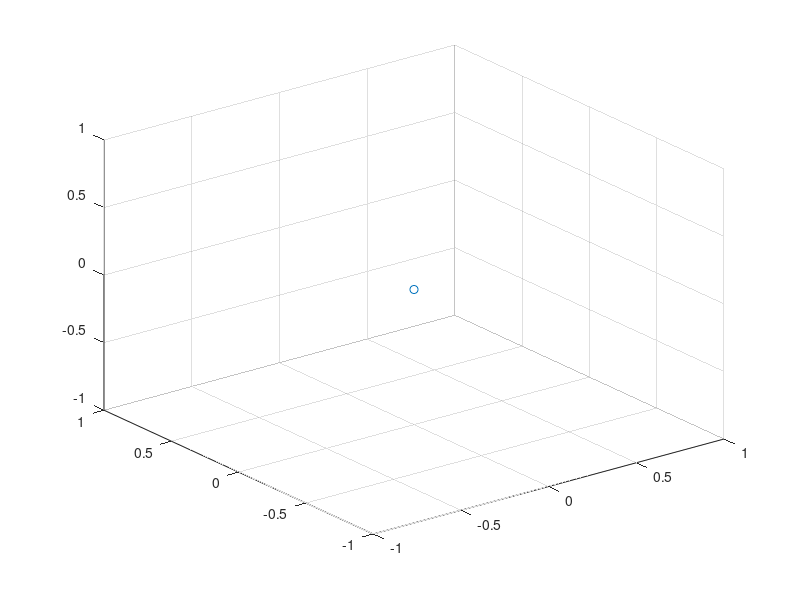

Source code (MATLAB): (Note: this script raises an error after producing the figure.)
%% =======================================================================
% Reconstruction of cylinder from structured background
%
% Created: 9/11/2017
% Author: Saulo P.
% ========================================================================
clear all;
close all;

%% Reconstruction

load contours
load camera

Npoints = length(backg_idxs);

% Real world data
D = 20e-2;

%> 2D data
ys = backg_idxs';
ds = [contours{1};
      contours{2}];
xs = (ds(2,:) - ds(1,:))/2;

%>Reconstruction of cylinder central axis (diameter approximation)
Zs = D*K(1)./(ds(2,:) - ds(1,:));
Cs = [Zs.*(xs - im_sz(1)/2)/K(2,2);
      Zs.*(ys - im_sz(2)/2)/K(2,2);
      Zs];

centr = mean(Cs, 2);
Csn = Cs - repmat(centr, 1, Npoints);

%>Least Squares solution
[U, S, V] = svd(Csn');
normal = V(:,end);

sqrt(sum(((Csn'*normal).^2)/Npoints))

% Zs = D*K(1)./(ds(2,:) - ds(1,:));
% Ys = Zs.*(ys - 512)/K(2,2);
% Xs = zeros(1, Npoints); %considers that cylinder is vertical on image


%% Reconstructed scene synthesis
figure;
scatter3(0,0,0);
hold on;
scatter3(Xs, Ys, Zs, '.r');

N = 100;
thetas = linspace(0, 360, N);
Xcyl = 20e-2*cosd(thetas);
Zcyl = 20e-2*sind(thetas);
for i = 1:Npoints
    scatter3(Xcyl, Ys(i)*ones(1,N), Zs(i) + Zcyl, '.b');
end
set(gca, 'dataaspectratio', [1 1 1]);

%> Versao atual esta incorreta, considera X fixo. O correto e reconstruir a
%nuvem de pontos 